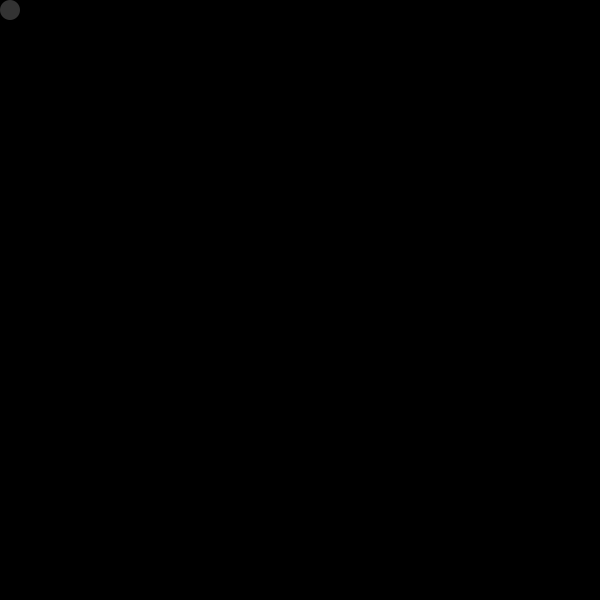
Frame 1 (no input)
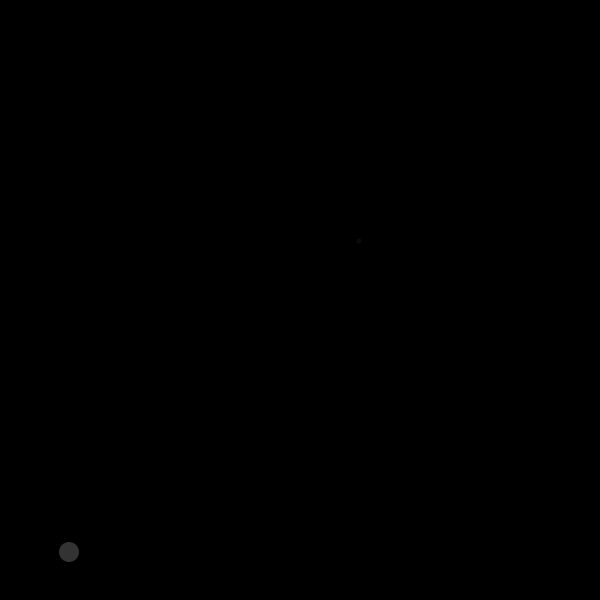
Frame 60 (the mouse pressed at the canvas centre just before this capture)
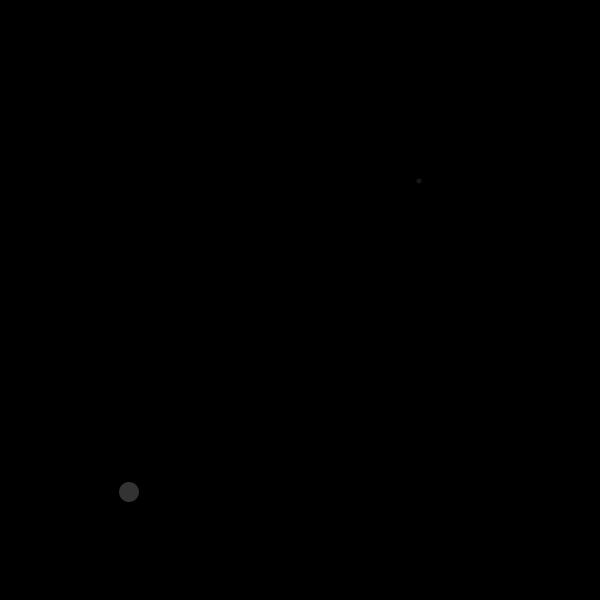
Frame 120 (the mouse held since frame 60 and released just before this capture)

The Processing sketch that drew these frames (run headless with seeded random() and noise(); from frame 60 on, the mouse is pressed at the canvas centre):

// Processing sketch: s02eOOP
// ── s02eOOP.pde
//archivo principal del programa
Figura f; //declara
Figura g;
float x;
void setup(){
  size(600,600);
  f = new Figura (10, 10, 20);// inicializa
  g = new Figura (width/2, height/2, 5);
}

void draw(){
  background(0);
  f.pelota(51); //uso. f en minuscula por que es objeto
  f.mover();
  f.bordes();

  g.pelota(x); //como x no tiene valor, por defecto es 0.
  x+= 0.2; // cambia el color por que esta puesto "cualquiera"
  //en el parametro de fill en la clase.
  g.mover();
  g.bordes();
}

// ── Figura.pde
//Archivo de la clase
class Figura { // F en mayuscula por que es class
  int x;
  int y;
  int t;
  Figura (int x, int y, int t){ // _x = pasar por referencia

    this.x = x; //la x de la figura
    this.y = y;
    this.t = t;
  }

  //metodo figura ellipse
  void pelota(float cualquiera){ // se ponen parametros entre
  //  el () para poder cambiarlos en los objetos
  //se puede poner float y una palabra para poner numeros
  //decimales. se puede poner int con una palabra y luego
  //poner numeros enteros. se puede poner String una palabra.

  //al usar float tambien se pueden usar numeros enteros.
    noStroke();
    fill(cualquiera); //puego en donde se quiere cambiar
    //el parametro se pone la palabra mencionada anteriormente
    ellipse(x,y,t,t);
  }

  void mover(){
    //movimiento de la ellipse
   x++;
   y--;
  }

  void bordes(){
    //condicionantes bode para una ellipse
  //    if (x > width/random(600)){
    if (x > width){
      x = 0;
      t = 60;
    }
    if (y < 0){
      y = height;
    }
  }
}
